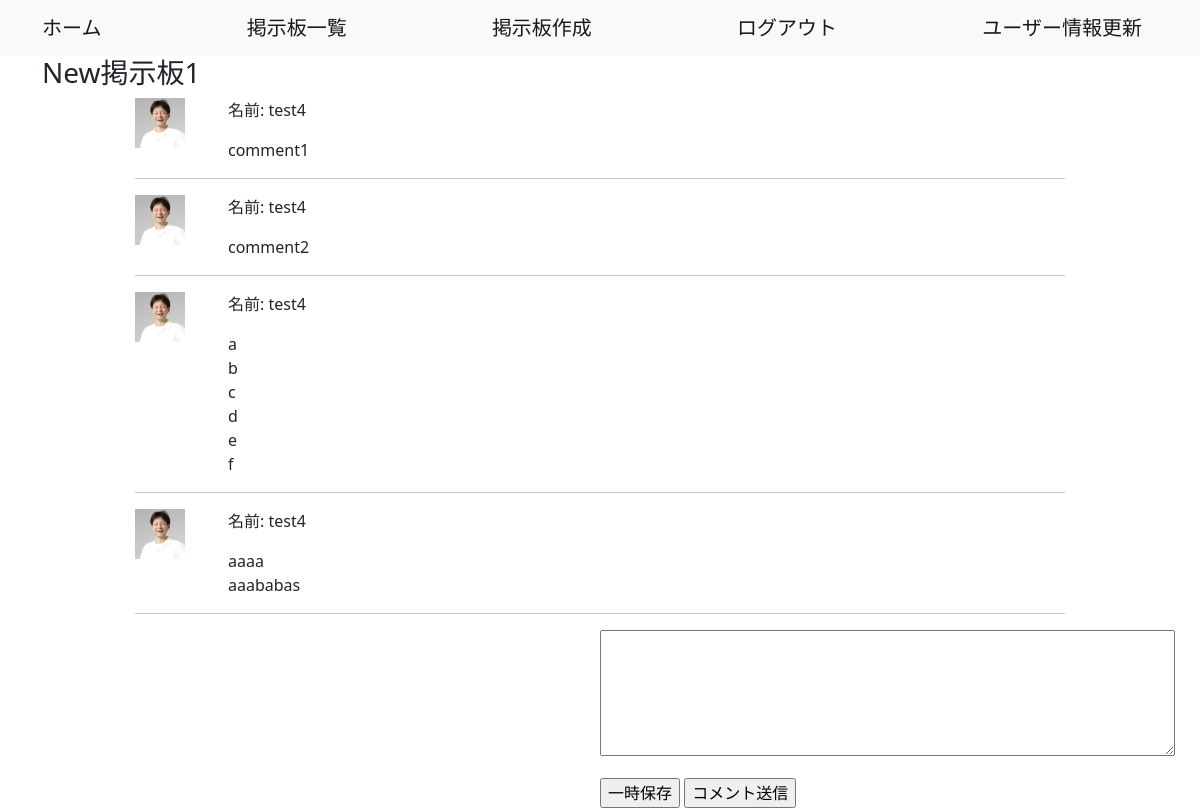
Page /boards/post_comment/1 (signed in) on the committed database.
### boards/models.py (models this page shows)
class Theme(models.Model):
    title = models.CharField(max_length=255)
    user = models.ForeignKey(
        User, on_delete=models.CASCADE,
    )
    objects: ThemeManager = ThemeManager()
    class Meta:
        db_table = 'theme'

class Comment(models.Model):
    comment = models.CharField(max_length=1000)
    user = models.ForeignKey(
        User, on_delete=models.CASCADE,
    )
    theme = models.ForeignKey(
        Theme, on_delete=models.CASCADE,
    )
    objects: CommentManager = CommentManager()
    class Meta:
        db_table = 'comment'

### accounts/models.py (models this page shows)
class User(AbstractBaseUser, PermissionsMixin):
    username = models.CharField(max_length=255)
    age = models.PositiveIntegerField()
    email = models.EmailField(max_length=255, unique=True)
    is_active = models.BooleanField(default=False)
    is_staff = models.BooleanField(default=False)
    picture = models.FileField(null=True, upload_to='picture/')
    objects = UserManager()
    USERNAME_FIELD = 'email'
    REQUIRED_FIELDS = ['username']
    class Meta:
        db_table = 'user'

### boards/views.py (the view, shortened to what this page needs)
# urls.py: path('post_comment/<int:theme_id>', views.post_comment, name='post_comment'),
@login_required
def post_comment(request, theme_id):
    theme = get_object_or_404(Theme, pk=theme_id)
    comments = Comment.objects.fetch_by_theme_id(theme_id)
    cached_comment = cache.get(
        f'save_comment_theme_id={theme_id}_user_id={request.user.id}'
    )
    post_comment_form = forms.PostCommentForm(
        request.POST or None,
        initial={'comment': cached_comment}
    )
    return render(
        request,
        'boards/post_comment.html',
        context={
            'post_comment_form': post_comment_form,
            'theme': theme,
            'comments': comments,
        }
    )

### boards/forms.py
class PostCommentForm(forms.ModelForm):
    class Meta:
        model = Comment
        fields = ('comment',)
        widgets = {
            'comment': forms.Textarea(
                attrs={'rows': 5, 'cols': 60},
            )
        }
        labels = {
            'comment': '',
        }

### boards/models.py (called while the page is built)
    def fetch_by_theme_id(self, theme_id):
        return self.filter(theme_id=theme_id).order_by('id').all()

### templates/boards/post_comment.html (shortened to what this page needs)
{% extends 'base.html' %}
{% block content %}
<h3>{{ theme.title }}</h3>
{% for comment in comments %}
    <div class="col-1 offset-1">
        {% if comment.user.picture %}
        <img style="float:left;" width="50px" height="50px" src="{{ comment.user.picture.url }}">
        {% endif %}
    </div>
    <div class="col-8 offset-2">
        <p>名前: {{ comment.user.username }} </p>
        <p>{{ comment.comment|linebreaks }}</p>
    </div>
    <div class="col-10 offset-1">
        <hr>
    </div>
{% endfor %}
<div class="col-3 offset-6">
    <form method="POST" id="comment-form">
        {{ post_comment_form.as_p }}
        <input type="button" value="一時保存" id="save_comment">
        <input type="submit" value="コメント送信">
    </form>
</div>
{% endblock %}

### templates/base.html (shortened to what this page needs)
<!DOCTYPE html>
<html lang="ja">
<head>
    <link href="https://cdn.jsdelivr.net/npm/bootstrap@5.0.2/dist/css/bootstrap.min.css" rel="stylesheet">
</head>
<body>
    <nav class="navbar navbar-expand-lg navbar-light bg-light">
        <div class="container">
            <a class="navbar-brand" href="{% url 'accounts:home' %}">ホーム</a>
            <a class="navbar-brand" href="{% url 'boards:list_themes' %}">掲示板一覧</a>
            {% if user.is_authenticated %}
                <a class="navbar-brand" href="{% url 'boards:create_theme' %}">掲示板作成</a>
                <a class="navbar-brand" href="{% url 'accounts:logout' %}">ログアウト</a>
                <a class="navbar-brand" href="{% url 'accounts:edit' %}">ユーザー情報更新</a>
            {% else %}
                <a class="navbar-brand" href="{% url 'accounts:login' %}">ログイン</a>
                <a class="navbar-brand" href="{% url 'accounts:regist' %}">ユーザー登録</a>
            {% endif %}
        </div>
    </nav>
    <div class="container">
        {% block content %}
        {% endblock %}
    </div>
</body>
</html>

### rows in the picture
Theme: title "New掲示板1"
Comment: user.picture (picture), user.username "test4", comment "comment1"
Comment: user.picture (picture), user.username "test4", comment "comment2"
Comment: user.picture (picture), user.username "test4", comment "a b c d e f"
Comment: user.picture (picture), user.username "test4", comment "aaaa aaababas"
